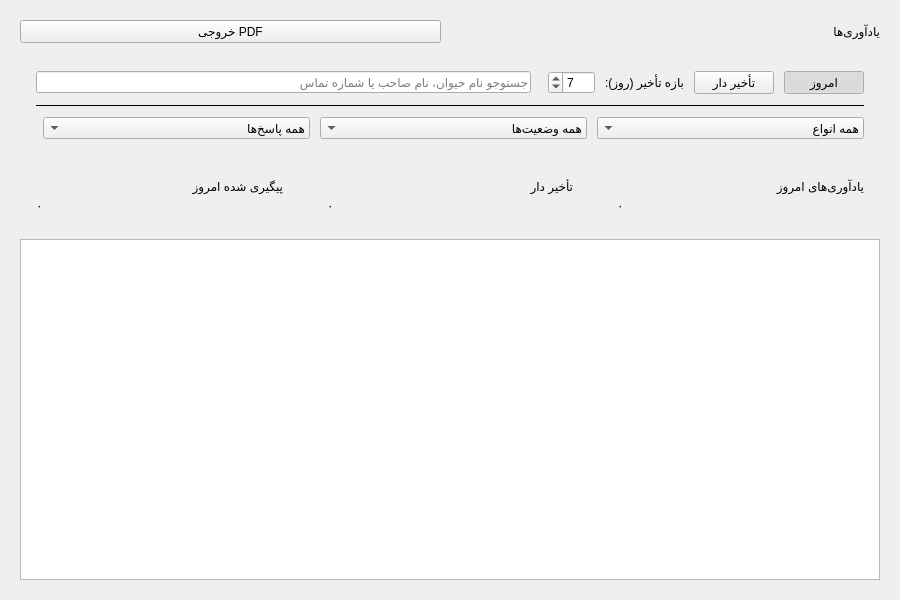
<?xml version="1.0" encoding="UTF-8"?>
<ui version="4.0">
 <class>RemindersWidget</class>
 <widget class="QWidget" name="RemindersWidget">
  <property name="geometry"><rect><x>0</x><y>0</y><width>900</width><height>600</height></rect></property>
  <property name="layoutDirection"><enum>Qt::RightToLeft</enum></property>
  <layout class="QVBoxLayout" name="mainLayout">
   <property name="spacing"><number>14</number></property>
   <property name="leftMargin"><number>20</number></property>
   <property name="rightMargin"><number>20</number></property>
   <property name="topMargin"><number>20</number></property>
   <property name="bottomMargin"><number>20</number></property>

   <!-- Header row -->
   <item>
    <layout class="QHBoxLayout" name="headerLayout">
     <property name="spacing"><number>10</number></property>
     <item>
      <widget class="QLabel" name="pageTitle">
       <property name="text"><string>یادآوری‌ها</string></property>
      </widget>
     </item>
     <item><spacer><property name="orientation"><enum>Qt::Horizontal</enum></property></spacer></item>
     <item>
      <widget class="QPushButton" name="btnExportPdf">
       <property name="text"><string>خروجی PDF</string></property>
       <property name="minimumHeight"><number>36</number></property>
      </widget>
     </item>
    </layout>
   </item>

   <!-- Filter card -->
   <item>
    <widget class="QWidget" name="filterCard">
     <layout class="QVBoxLayout" name="filterCardLayout">
      <property name="spacing"><number>10</number></property>
      <property name="leftMargin"><number>16</number></property>
      <property name="rightMargin"><number>16</number></property>
      <property name="topMargin"><number>14</number></property>
      <property name="bottomMargin"><number>14</number></property>

      <!-- Row 1: mode buttons + search -->
      <item>
       <layout class="QHBoxLayout" name="filterRow1">
        <property name="spacing"><number>10</number></property>
        <item>
         <widget class="QPushButton" name="btnModeToday">
          <property name="text"><string>امروز</string></property>
          <property name="minimumHeight"><number>34</number></property>
          <property name="checkable"><bool>true</bool></property>
          <property name="checked"><bool>true</bool></property>
         </widget>
        </item>
        <item>
         <widget class="QPushButton" name="btnModeOverdue">
          <property name="text"><string>تأخیر دار</string></property>
          <property name="minimumHeight"><number>34</number></property>
          <property name="checkable"><bool>true</bool></property>
         </widget>
        </item>
        <item>
         <widget class="QLabel" name="overdueDaysLabel">
          <property name="text"><string>بازه تأخیر (روز):</string></property>
          <property name="visible"><bool>false</bool></property>
         </widget>
        </item>
        <item>
         <widget class="QSpinBox" name="overdueDaysSpin">
          <property name="minimum"><number>1</number></property>
          <property name="maximum"><number>365</number></property>
          <property name="value"><number>7</number></property>
          <property name="minimumHeight"><number>34</number></property>
          <property name="visible"><bool>false</bool></property>
         </widget>
        </item>
        <item><spacer><property name="orientation"><enum>Qt::Horizontal</enum></property></spacer></item>
        <item>
         <widget class="QLineEdit" name="searchEdit">
          <property name="placeholderText"><string>جستوجو نام حیوان، نام صاحب یا شماره تماس</string></property>
          <property name="minimumWidth"><number>220</number></property>
          <property name="minimumHeight"><number>34</number></property>
         </widget>
        </item>
       </layout>
      </item>

      <item>
       <widget class="QFrame" name="filterDivider">
        <property name="frameShape"><enum>QFrame::HLine</enum></property>
        <property name="frameShadow"><enum>QFrame::Plain</enum></property>
       </widget>
      </item>

      <!-- Row 2: combos -->
      <item>
       <layout class="QHBoxLayout" name="filterRow2">
        <property name="spacing"><number>10</number></property>
        <item>
         <widget class="QComboBox" name="animalTypeCombo">
          <item><property name="text"><string>همه انواع</string></property></item>
          <item><property name="text"><string>سگ</string></property></item>
          <item><property name="text"><string>گربه</string></property></item>
         </widget>
        </item>
        <item>
         <widget class="QComboBox" name="followUpCombo">
          <item><property name="text"><string>همه وضعیت‌ها</string></property></item>
          <item><property name="text"><string>پیگیری نشده</string></property></item>
          <item><property name="text"><string>پیگیری شده</string></property></item>
         </widget>
        </item>
        <item>
         <widget class="QComboBox" name="responseCombo">
          <item><property name="text"><string>همه پاسخ‌ها</string></property></item>
          <item><property name="text"><string>در انتظار</string></property></item>
          <item><property name="text"><string>جواب داد</string></property></item>
          <item><property name="text"><string>جواب نداد</string></property></item>
         </widget>
        </item>
        <item><spacer><property name="orientation"><enum>Qt::Horizontal</enum></property></spacer></item>
       </layout>
      </item>

     </layout>
    </widget>
   </item>

   <!-- Stats row -->
   <item>
    <layout class="QHBoxLayout" name="statsLayout">
     <property name="spacing"><number>12</number></property>
     <item>
      <widget class="QWidget" name="statCardToday">
       <property name="minimumHeight"><number>72</number></property>
       <layout class="QVBoxLayout">
        <property name="leftMargin"><number>16</number></property>
        <property name="rightMargin"><number>16</number></property>
        <property name="topMargin"><number>12</number></property>
        <property name="bottomMargin"><number>12</number></property>
        <property name="spacing"><number>4</number></property>
        <item><widget class="QLabel" name="lblTodayTitle"><property name="text"><string>یادآوری‌های امروز</string></property></widget></item>
        <item><widget class="QLabel" name="lblTodayCount"><property name="text"><string>۰</string></property></widget></item>
       </layout>
      </widget>
     </item>
     <item>
      <widget class="QWidget" name="statCardOverdue">
       <property name="minimumHeight"><number>72</number></property>
       <layout class="QVBoxLayout">
        <property name="leftMargin"><number>16</number></property>
        <property name="rightMargin"><number>16</number></property>
        <property name="topMargin"><number>12</number></property>
        <property name="bottomMargin"><number>12</number></property>
        <property name="spacing"><number>4</number></property>
        <item><widget class="QLabel" name="lblOverdueTitle"><property name="text"><string>تأخیر دار</string></property></widget></item>
        <item><widget class="QLabel" name="lblOverdueCount"><property name="text"><string>۰</string></property></widget></item>
       </layout>
      </widget>
     </item>
     <item>
      <widget class="QWidget" name="statCardDone">
       <property name="minimumHeight"><number>72</number></property>
       <layout class="QVBoxLayout">
        <property name="leftMargin"><number>16</number></property>
        <property name="rightMargin"><number>16</number></property>
        <property name="topMargin"><number>12</number></property>
        <property name="bottomMargin"><number>12</number></property>
        <property name="spacing"><number>4</number></property>
        <item><widget class="QLabel" name="lblDoneTitle"><property name="text"><string>پیگیری شده امروز</string></property></widget></item>
        <item><widget class="QLabel" name="lblDoneCount"><property name="text"><string>۰</string></property></widget></item>
       </layout>
      </widget>
     </item>
    </layout>
   </item>

   <!-- Table card -->
   <item>
    <widget class="QWidget" name="tableCard">
     <layout class="QVBoxLayout" name="tableCardLayout">
      <property name="spacing"><number>0</number></property>
      <property name="leftMargin"><number>0</number></property>
      <property name="rightMargin"><number>0</number></property>
      <property name="topMargin"><number>0</number></property>
      <property name="bottomMargin"><number>0</number></property>
      <item>
       <widget class="QTableWidget" name="remindersTable">
        <property name="layoutDirection"><enum>Qt::RightToLeft</enum></property>
        <property name="editTriggers"><set>QAbstractItemView::NoEditTriggers</set></property>
        <property name="selectionBehavior"><enum>QAbstractItemView::SelectRows</enum></property>
        <property name="showGrid"><bool>false</bool></property>
        <property name="alternatingRowColors"><bool>false</bool></property>
       </widget>
      </item>
     </layout>
    </widget>
   </item>

  </layout>
 </widget>
</ui>
